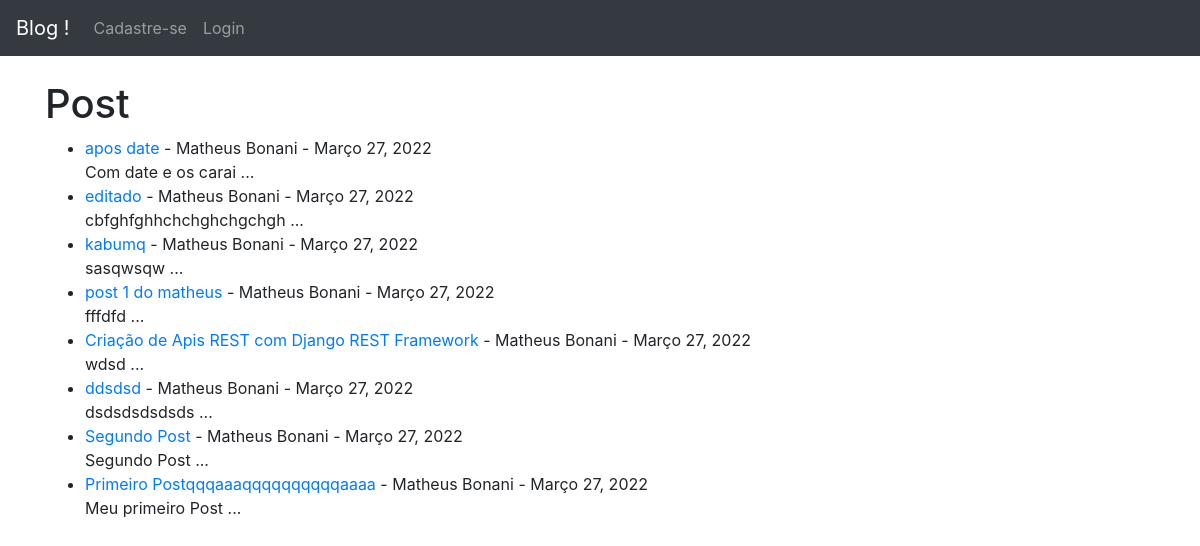
The app's page /, older data.
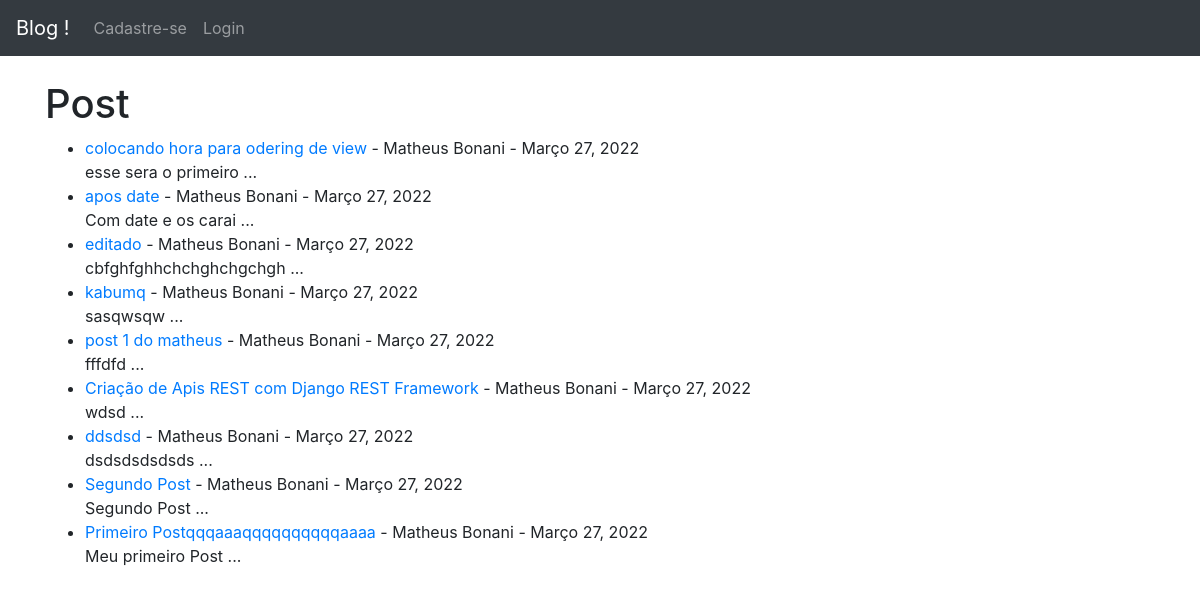
The same page, newer data.
### core/models.py (models this page shows, shortened)
class Base(models.Model):
    criacao = models.DateField('Criação', auto_now_add=True)
    atualizacao = models.DateField('Atualização', auto_now='True')
    hora = models.TimeField('horario', auto_now=True)
    class Meta:
        abstract = True

class Post(Base):
    titulo = models.CharField(max_length=255)
    autor = models.ForeignKey(User, default=User, on_delete=models.CASCADE)
    body = models.TextField()

### core/views.py (the view)
# urls.py: path('', IndexView.as_view(), name='index'),
class IndexView(ListView):
    model = Post
    template_name = 'index.html'
    ordering = ['-id']

### core/templates/index.html
{% extends 'base.html' %}
{% block content %}
<h1>Post</h1>
<ul>
{% for post in object_list %}
    <li><a href="{% url 'post_detail' post.pk %}">{{ post.titulo }}</a> - {{ post.autor.first_name }} {{ post.autor.last_name }} - {{ post.criacao }} <br/body>
    {{ post.body|slice:"200" }} ...</li>
{% endfor %}
</ul>
{% endblock %}

Row changes from the older to the newer data that the page shows:
added Post: titulo "colocando hora para odering de view", autor.first_name "Matheus", autor.last_name "Bonani", criacao "Março 27, 2022", body "esse sera o primeiro"
